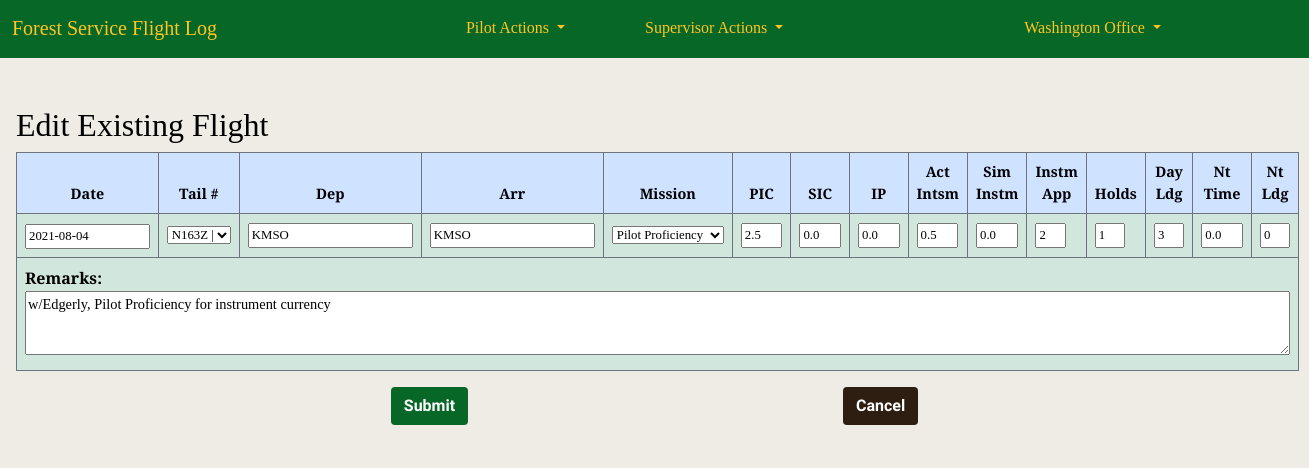
The app's page /pilot_log/59/edit/ (signed in) with its own data.
### accounts/models.py (models this page shows, shortened)
class CustomUser(AbstractUser):
    REGION_CHOICES = [
        ('1', '1 - Northern'),
        ('2', '2 - Rocky Mountain'),
        ('3', '3 - Southwestern'),
        ('4', '4 - Intermountain'),
        ('5', '5 - Pacific Southwest'),
        ('6', '6 - Pacific Northwest'),
        ('8', '8 - Southern'),
        ('9', '9 - Eastern'),
        ('10', '10 - Alaska'),
        ('WO', 'Washington Office'),
    ]
    region = models.CharField(
        max_length=4,
        choices=REGION_CHOICES,
        default='WO',
        null=False,
        blank=False
        )
    base = models.CharField(max_length=20, blank=True)
    office_phone = models.CharField(max_length=12, blank=True)
    cell_phone = models.CharField(max_length=12, blank=True)
    date_of_hire = models.DateField(null=True, blank=True)
    pilot_cert_number = models.CharField(max_length=20, blank=True)
    atp = models.BooleanField(default=False)
    cfi = models.BooleanField(default=False)
    cfii = models.BooleanField(default=False)
    mei = models.BooleanField(default=False)
    commercial_rating = models.BooleanField(default=False)
    medical_class = models.IntegerField(null=True, blank=True)
    date_of_medical = models.DateField(null=True, blank=True)
    user_supervisor = models.ForeignKey(
        'self',
        on_delete=models.PROTECT,
        limit_choices_to={'is_supervisor': True},
        blank=False,
        null=True,
        default=5
        )
    is_supervisor = models.BooleanField(default=False)
    is_captain = models.BooleanField(default=False)
    smokejumper_msn_eval_date = models.DateField(null=True, blank=True)
    equipment_eval_date = models.DateField(null=True, blank=True)
    order = ('username',)
    USERNAME_FIELD = 'username'
    REQUIRED_FIELDS = []

### pilot_log/models.py (models this page shows, shortened)
class FlightDetail(models.Model):
    pilot = models.ForeignKey(
        'accounts.CustomUser',
        on_delete = models.CASCADE,
        blank=False,
        null=False,
        )
    date_of_flight = models.DateField(null=False, blank=False)
    tail_number = models.ForeignKey(
        'Aircraft',
        on_delete = models.PROTECT,
        blank=False,
        null=False,
        )
    depart_ICAO = models.CharField(max_length=4, null=False, blank=False, default="KMSO")
    arrival_ICAO = models.CharField(max_length=4, null=False, blank=False, default="KMSO")
    msn_type = models.CharField(
        max_length=20,
        choices=settings.MISSION_CHOICES,
        null=False,
        blank=False,
        )
    pic_time = models.DecimalField(max_digits=2, decimal_places=1, default=0.0)
    sic_time = models.DecimalField(max_digits=2, decimal_places=1, default=0.0)
    instructor_time = models.DecimalField(max_digits=2, decimal_places=1, default=0.0)
    total_time = models.DecimalField(max_digits=3, decimal_places=1, null=True, blank=True)
    act_instrument_time = models.DecimalField(max_digits=2, decimal_places=1, default=0.0)
    sim_instrument_time = models.DecimalField(max_digits=2, decimal_places=1, default=0.0)
    instrument_appchs = models.PositiveIntegerField(default=0)
    holds = models.PositiveIntegerField(default=0)
    day_landings = models.PositiveIntegerField(default=0)
    night_time = models.DecimalField(max_digits=2, decimal_places=1, default=0.0)
    night_landings = models.PositiveIntegerField(default=0)
    remarks = models.TextField(max_length=250, blank=True, default='')
    class Meta:
        ordering = ['-date_of_flight']
        get_latest_by = 'date_of_flight'
    def get_absolute_url(self):
        return reverse('flight_detail', args=[str(self.id)])

class Aircraft(models.Model):
    tail_number = models.CharField(
        max_length=10,
        primary_key=True
        )
    aircraft_type = models.CharField(
        max_length=15,
        choices=settings.AIRCRAFT_TYPES,
        null=False,
        blank=False
    )
    def __str__(self):
        return f'{self.tail_number} | {self.aircraft_type}'

### pilot_log/views.py (the view, shortened to what this page needs)
# urls.py: path('<int:pk>/edit/', FlightUpdateView.as_view(), name='flight_edit'),
class FlightUpdateView(LoginRequiredMixin, UpdateView):
    model = FlightDetail
    template_name = "flight_edit.html"
    fields = [
        "date_of_flight",
        "tail_number",
        "depart_ICAO",
        "arrival_ICAO",
        "msn_type",
        "pic_time",
        "sic_time",
        "instructor_time",
        "act_instrument_time",
        "sim_instrument_time",
        "instrument_appchs",
        "holds",
        "day_landings",
        "night_time",
        "night_landings",
        "remarks"
        ]

### templates/flight_edit.html (shortened to what this page needs)
{% extends 'base.html' %}
{% block content %}
<form method = "POST">
<div class="new-flt-page">
    <h2>Edit Existing Flight</h2>
    <table class="table table-bordered t1" style="width:100%;">
        <thead class="thead-light">
            <tr class="table-primary border border-secondary">
                <th scope="col" class="text-center new-flt-hd">Date</th>
                <th scope="col" class="text-center new-flt-hd">Tail #</th>
                <th scope="col" class="text-center new-flt-hd">Dep</th>
                <th scope="col" class="text-center new-flt-hd">Arr</th>
                <th scope="col" class="text-center new-flt-hd">Mission</th>
                <th scope="col" class="text-center new-flt-hd">PIC</th>
                <th scope="col" class="text-center new-flt-hd">SIC</th>
                <th scope="col" class="text-center new-flt-hd">IP</th>
                <th scope="col" class="text-center new-flt-hd">Act<br>Intsm</th>
                <th scope="col" class="text-center new-flt-hd">Sim<br>Instm</th>
                <th scope="col" class="text-center new-flt-hd">Instm<br>App</th>
                <th scope="col" class="text-center new-flt-hd">Holds</th>
                <th scope="col" class="text-center new-flt-hd">Day<br>Ldg</th>
                <th scope="col" class="text-center new-flt-hd">Nt<br>Time</th>
                <th scope="col" class="text-center new-flt-hd">Nt<br>Ldg</th>
            </tr>
        </thead>
    <tbody>
            <tr class="table-success border border-secondary">
                <th scope="row">{{ form.date_of_flight }}</th>
                <td>{{ form.tail_number }}</td>
                <td>{{ form.depart_ICAO }}</td>
                <td>{{ form.arrival_ICAO }}</td>
                <td>{{ form.msn_type }}</td>
                <td>{{ form.pic_time }}</td>
                <td>{{ form.sic_time }}</td>
                <td>{{ form.instructor_time }}</td>
                <td>{{ form.act_instrument_time }}</td>
                <td>{{ form.sim_instrument_time }}</td>
                <td>{{ form.instrument_appchs }}</td>
                <td>{{ form.holds }}</td>
                <td>{{ form.day_landings }}</td>
                <td>{{ form.night_time }}</td>
                <td>{{ form.night_landings }}</td>
            </tr>
            <tr class="table-success border border-secondary">
                <td colspan = "16" class="text-start"><b>Remarks:</b>  {{ form.remarks }}</td>
            </tr>
        </tbody>
    </table>
    <div class="d-flex justify-content-evenly">
        <button type="submit" class="btn submit_btn">Submit</button>
        <a class="btn cancel_btn" href="{{ view.get_success_url }}">Cancel</a>
    </div>
    </form>
{% endblock content %}

### templates/base.html (shortened to what this page needs)
{% load static %}
{% load crispy_forms_tags %}
<!DOCTYPE html>
<html>
    <head>
        <link href="https://cdn.jsdelivr.net/npm/bootstrap@5.1.0/dist/css/bootstrap.min.css" rel="stylesheet"
>
        <link rel="stylesheet" type="text/css"
        href="https://stackpath.bootstrapcdn.com/font-awesome/4.7.0/css/font-awesome.min.css"/>
        <link
            href="{% static 'css/base.css' %}"
            rel="stylesheet">
    </head>
    <body>
        <nav class="navbar navbar-expand-lg navbar-nb2">
            <div class="container-fluid">
                <a class="navbar-brand" href="{% url 'home' %}">Forest Service Flight Log</a>
                <div class="collapse navbar-collapse" id="navbarSupportedContent">
                {% if user.is_authenticated %}
                    <ul class="navbar-nav mx-auto mb-2 mb-lg-0">
                        <li class="nav-item dropdown">
                            <a class="nav-link active dropdown-toggle pa_1" href="#" id="navbarDropdown" role="button" data-bs-toggle="dropdown">
                                Pilot Actions
                            </a>
                        </li>
                        {% if user.is_supervisor %}
                        <li class="nav-item dropdown">
                            <a class="nav-link active dropdown-toggle pa_1" href="#" id="SupDropdown" role="button" data-bs-toggle="dropdown">
                                Supervisor Actions
                            </a>
                        </li>
                        {% endif %}
                    </ul>
                    <ul class="navbar-nav flex-row-reverse">
                        <li class="nav-item dropdown">
                            <a class="nav-link active dropdown-toggle pw_1" href="#" id="profileDropdown" role="button" data-bs-toggle="dropdown">
                                {{ user.get_full_name }}
                            </a>
                        </li>
                    </ul>
                    {% endif %}
                </div>
            </div>
        </nav>
        {% block content %}
        {% endblock content %}
    </body>
</html>

### static/css/base.css (style rules this page uses)
:root { --background: #eeece5; --brown_primary: #2e1e12; --brown_darker: #261f1b; --brown_darkest: #212121; --green_primary: #076727; --green_darkest: #073d11; --green_dark: #0a531b; --blue: #9bdaf1; --light_blue: #e1f3f8; --red_secondary: #e31c3d; --red_darkest: #981b1e; --red_dark: #cd2026; --red_light: #e59393; --red_lightest: #f9dede; --fs_gold: #ffc425; }
body { font-family: 'Playfair Display', serif; background: var(--background) url("/static/img/sf_logo4.jpg") no-repeat; background-size: cover; background-position: center center; background-repeat: no-repeat; background-attachment: fixed; background-size: cover; color: black; }
a { text-decoration: none; }
form { color: black; background-color: var(--background); border-radius: 10px; }
.navbar { background-color: var(--green_primary); border-bottom: 2px solid var(--green_primary); margin-bottom: 2rem; display: flex; }
.navbar-brand { color:var(--fs_gold); }
.pa_1 { color:var(--fs_gold); }
.pw_1 { color: var(--fs_gold); margin-right: 8rem; }
.btn { font-family: 'Source Sans Pro', sans-serif; font-weight: bold; }
.cancel_btn { background-color: var(--brown_primary); color: white; }
.submit_btn { background-color: var(--green_primary); color: white; }
.new-flt-page { padding: 1rem; }
.new-flt-hd { font-size: .9rem; }
#id_date_of_flight { width: 7.8rem; font-size: .8rem; }
#id_tail_number { width: 4rem; font-size: .8rem; }
#id_depart_ICAO { font-size: .8rem; }
#id_arrival_ICAO { font-size: .8rem; }
#id_msn_type { font-size: .8rem; width: 7rem; }
#id_pic_time { font-size: .8rem; width: 2.6rem; }
#id_sic_time { font-size: .8rem; width: 2.6rem; }
#id_instructor_time { font-size: .8rem; width: 2.6rem; }
#id_act_instrument_time { font-size: .8rem; width: 2.6rem; }
#id_sim_instrument_time { font-size: .8rem; width: 2.6rem; }
#id_instrument_appchs { font-size: .8rem; width: 1.9rem; }
#id_holds { font-size: .8rem; width: 1.9rem; }
#id_day_landings { font-size: .8rem; width: 1.9rem; }
#id_night_time { font-size: .8rem; width: 2.6rem; }
#id_night_landings { font-size: .8rem; width: 1.9rem; }
#id_remarks { font-size: .9rem; height: 4rem; width: 100%; }
@media only screen and (min-width: 768px) { body { width:auto; margin-left:auto; margin-right:auto; } }
@media only screen and (min-width: 600px) { body { display: 50%; } }

### templates/flight_edit.html (style rules this page uses)
body { background: var(--background); }

### records on screen
CustomUser: get_full_name "Washington Office"
FlightDetail: date_of_flight "2021-08-04", depart_ICAO "KMSO", arrival_ICAO "KMSO", msn_type "Pilot Proficiency", pic_time "2.5", sic_time "0.0", instructor_time "0.0", act_instrument_time "0.5", sim_instrument_time "0.0", instrument_appchs "2", holds "1", day_landings "3", night_time "0.0", night_landings "0", remarks "w/Edgerly, Pilot Proficiency for instrument currency"
Aircraft: tail_number "N163Z | SD-3"
